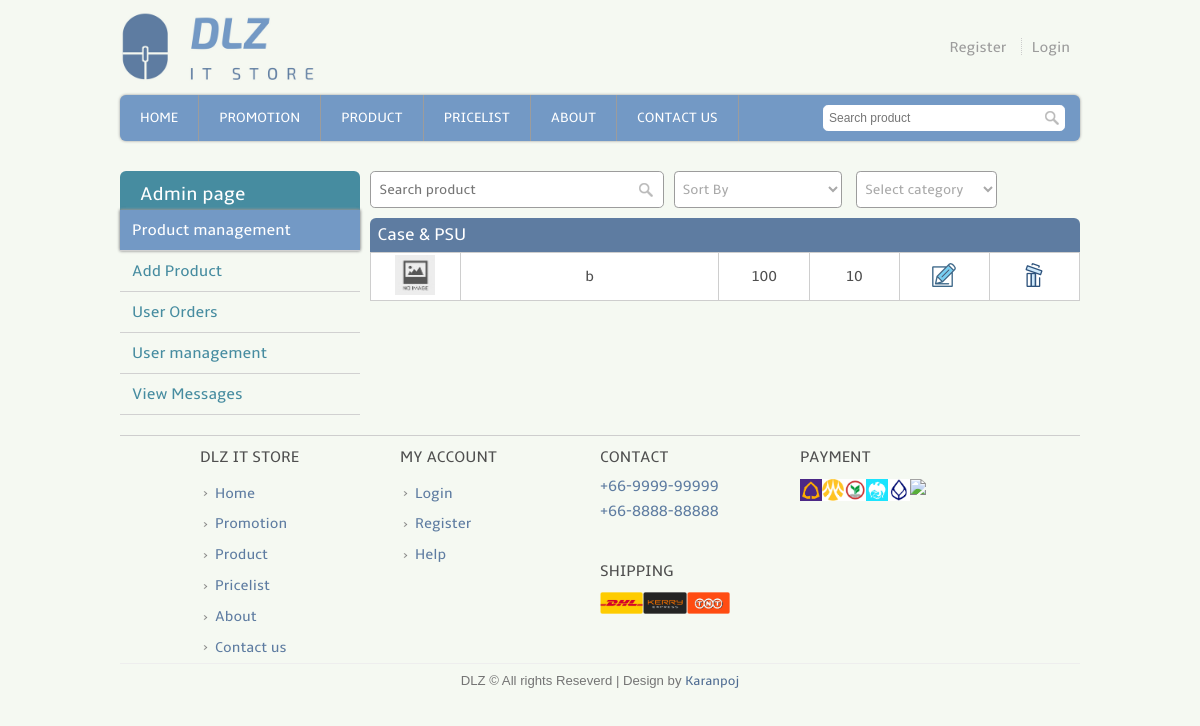
Page /admin_case_psu.php on the committed database.
### tables this page shows
CREATE TABLE `product` (
  `pro_id` int(11) NOT NULL,
  `pro_name` varchar(255) NOT NULL,
  `pro_pic` varchar(255) NOT NULL,
  `pro_desc` text NOT NULL,
  `pro_price` float NOT NULL,
  `pro_pdis` int(11) NOT NULL,
  `pro_psale` float NOT NULL,
  `pro_warr` varchar(11) NOT NULL,
  `pro_detail` text NOT NULL,
  `pro_avai` int(11) NOT NULL,
  `cat_id` int(11) NOT NULL
);

### template.class.php (called while the page is built, shortened)
<?php
    class Template {
        protected $file;
        protected $values = array();
        public function __construct($file) {
            $this->file = $file;
        }
        public function set($key, $value) {
            $this->values[$key] = $value;
        }
        public function output() {
            $output = file_get_contents($this->file);
            foreach ($this->values as $key => $value) {
            	$tagToReplace = "[@$key]";
            	$output = str_replace($tagToReplace, $value, $output);
            }
            return $output;
        }
    }
?>

### admin_case_psu.php (the view, shortened to what this page needs)
<?php
	require_once('connect.php');
	include("template.class.php");
	if(!isset($_SESSION['username']))
	{
		$layout_header = new Template("layout_header.tpl");
		$layout_footer = new Template("layout_footer.tpl");
	}
	$layout_header->set('title','Admin : My account : IT Online Shopping website');
	echo $layout_header->output();
	if (!isset($_GET['sortby'])) {
		$sortby = "pro_price";
	}
	else{
		$sortby = $_GET['sortby'];
	}
?>
<div class="user_full">
	<div class="user_left">
		<table class="user_menu">
			<tr>
				<th>
					Admin page
				</th>
			</tr>
			<tr>
				<td class="active">
					<a href="admin.php">Product management</a>
				</td>
			</tr>
			<tr>
				<td>
					<a href="admin_add_product.php">Add Product</a>
				</td>
			</tr>
			<tr>
				<td>
					<a href="admin_check_order.php">User Orders</a>
				</td>
			</tr>
			<tr>
				<td>
					<a href="admin_user.php">User management</a>
				</td>
			</tr>
			<tr>
				<td>
					<a href="contact_read.php">View Messages</a>
				</td>
			</tr>
		</table>
	</div>
	<div class="admin_right">
		<div class="admin_tool_box">
			<div class="admin_search_box">
				<form method="get" action="admin_pro_search.php">
	     			<input type="text" placeholder="Search product" name="searchword">
	     			<input type="submit" value="">
			     </form>
			</div>
			<select class="sortby_tool" onchange="location = this.value;">
				<option disabled selected value> Sort By </option>
			</select>
			<select class="sortby_tool" onchange="location = this.value;">
				<option disabled selected value> Select category </option>
			</select>
     	</div>
			<?php
			echo "<h2>Case & PSU</h2>
					<table class='product_tb'>";
				$q = "SELECT pro_id,pro_pic,pro_name,pro_price,pro_pdis,c.cat_name FROM product as p , category as c WHERE
p.cat_id = c.cat_id and c.cat_id = 7 ORDER BY $sortby";
				$result = $mysqli -> query($q);
				while($row=$result->fetch_array()){
					echo "<tr>";
					if (file_exists("img/product/".$row['pro_pic'])) {
						echo "<td><img src='img/product/".$row['pro_pic']."'  height='40px'></td>";
					}
					else{
						echo "<td><img src='img/product/noimgfoundsmall.jpg' width='40px' height='40px'></td>";
					}
					echo "<td>".$row['pro_name']."</td>";
					echo "<td>".number_format($row['pro_price'])."</td>";
					if ($row['pro_pdis'] == 0) {
						echo "<td>-</td>";
					}else{
						echo "<td>".$row['pro_pdis']."</td>";
					}
					echo "<td><a href='edit_pro.php?edit_id=".$row['pro_id']."'><img src='img/pro_edit.png' width='24' height='24'></td>";
					echo "<td><a href='del_pro.php?delete_id=".$row['pro_id']."' class='confirmation'><img src='img/pro_delete.png' width='24' height='24'></a></td>";
					echo "</tr>";
				}
				echo "</table>";
			?>
	</div>
</div>
<?php
	echo $layout_footer->output();
?>

### rows in the picture
product: pro_name "b", pro_price "100", pro_pdis "10"

### other values in the picture
$layout_footer->output() "DLZ IT STORE Home Promotion Product Pricelist About Contact us MY ACCOUNT Login Register Help CONTACT +66-9999-99999 +66-8888-88888 SHIPPING PAYMENT DLZ © All rights Reseverd | Design by Karanpoj"
